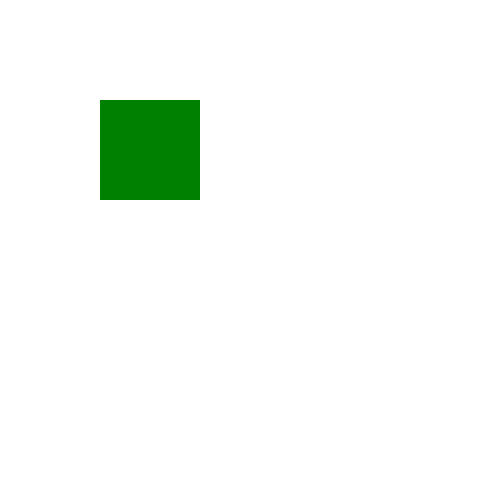
Frame 1 (no input)
Frame 60 (no input): identical to frame 1, image omitted
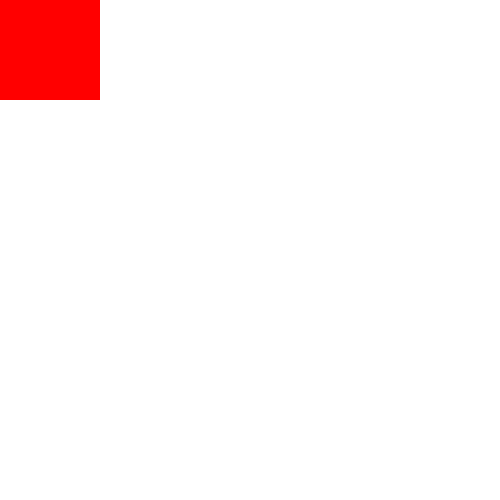
Frame 120 (the mouse pressed at the canvas centre since frame 60)

The p5.js sketch that drew these frames (run headless with seeded random() and noise() and a simulated clock; from frame 60 on, the mouse is pressed at the canvas centre):

// p5.js sketch
// ── sketch.js
function setup() {

createCanvas(500, 500);

}

function draw() {

background("white");

noStroke(); //função para retirar a borda

if (mouseIsPressed) {

fill("red");

rect(0, 0, 100, 100);

} else {

fill("green");

rect(100, 100, 100, 100);

}

}
